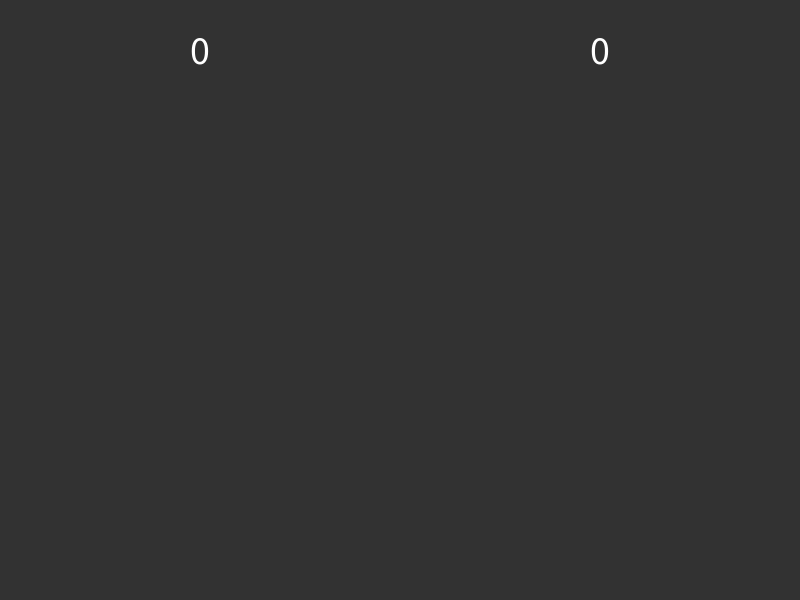
Frame 1 (no input)
Frame 60 (the mouse pressed at the canvas centre just before this capture): identical to frame 1, image omitted
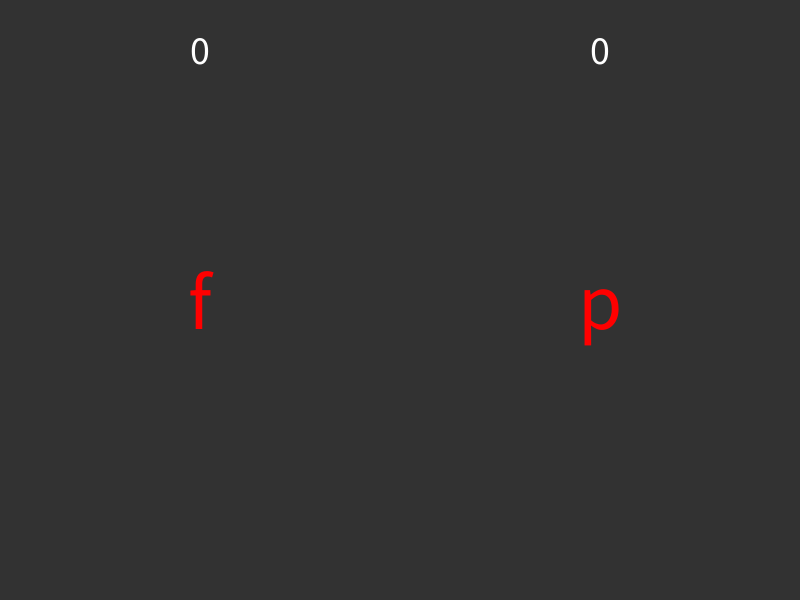
Frame 120 (the mouse held since frame 60 and released just before this capture)

The Processing sketch that drew these frames (run headless with seeded random() and noise(); from frame 60 on, the mouse is pressed at the canvas centre):

// Processing sketch: sketch_2PlayerTypingGame
// ── sketch_2PlayerTypingGame.pde
int lastGenerate = 0;
int generateEvery = 3000;
int player1score = 0;
int player2score = 0;
char[] player1keys = {'q', 'w', 'e', 'r', 'a', 's', 'd', 'f', 'z', 'x', 'c', 'y'};
char[] player2keys = {'u', 'i', 'o', 'p', 'h', 'j', 'k', 'l', 'b', 'n', 'm', ','};
char player1chosen = ' ';
char player2chosen = ' ';
boolean player1picked = false;
boolean player2picked = false;
int screen = 0;
int scoreToWin = 15000;

void setup() {
  //fullScreen();
  size(800, 600);

  textAlign(CENTER, CENTER);
}

void draw() {
  if (screen == 0) {
    game();
  } else if (screen == 1) {
    gameOver();
  }
}

void keyPressed() {
  if (screen == 0) {
    if (key == player1chosen && player1picked == false) {
      player1score += (lastGenerate + generateEvery) - millis();
      player1picked = true;
    }
    if (key == player2chosen && player2picked == false) {
      player2score += (lastGenerate + generateEvery) - millis();
      player2picked = true;
    }
  }
}

void game() {
  background(50);
  textSize(80);
  if (player1picked) {
    fill(0, 255, 0);
  } else {
    fill(255, 0, 0);
  }
  text(player1chosen, 200, 300);
  if (player2picked) {
    fill(0, 255, 0);
  } else {
    fill(255, 0, 0);
  }
  text(player2chosen, 600, 300);
  textSize(40);
  fill(255);
  text(player1score, 200, 50);
  text(player2score, 600, 50);

  if (millis() - lastGenerate >= generateEvery) {
    int randomIndex = (int)random(0, player1keys.length);  
    player1chosen = player1keys[randomIndex];
    player2chosen = player2keys[(int)random(player2keys.length)];
    lastGenerate = millis();
    player1picked = false;
    player2picked = false;
  }
  if (player1score > scoreToWin || player2score > scoreToWin) {
    screen = 1;
  }
}

void gameOver() {
  background(50);
  textSize(80);
  fill(0, 0, 255);
  if (player1score > player2score) {
    text("PLAYER 1 WINS!", 400, 300);
  } else if (player2score > player1score) {
    text("PLAYER 2 WINS!", 400, 300);
  } else {
    text("its a tie?", 400, 300);
  }
}
